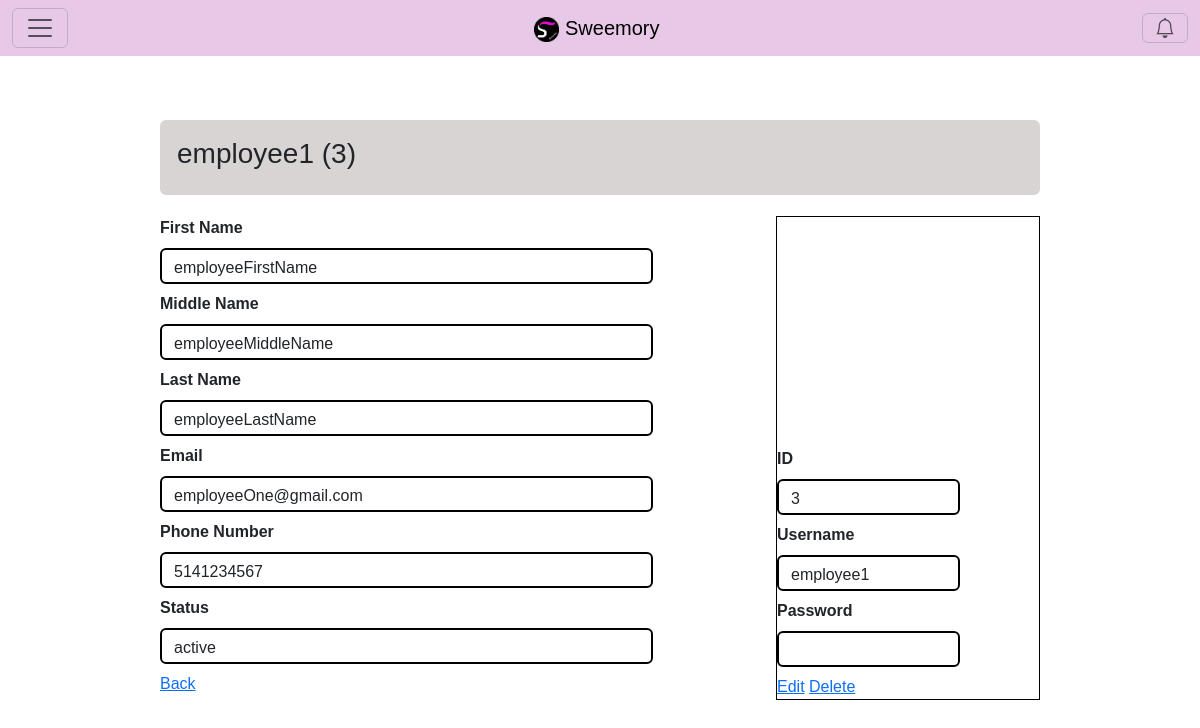
The app's page /ITspecialist/viewUserDetails/3 (signed in), older data.
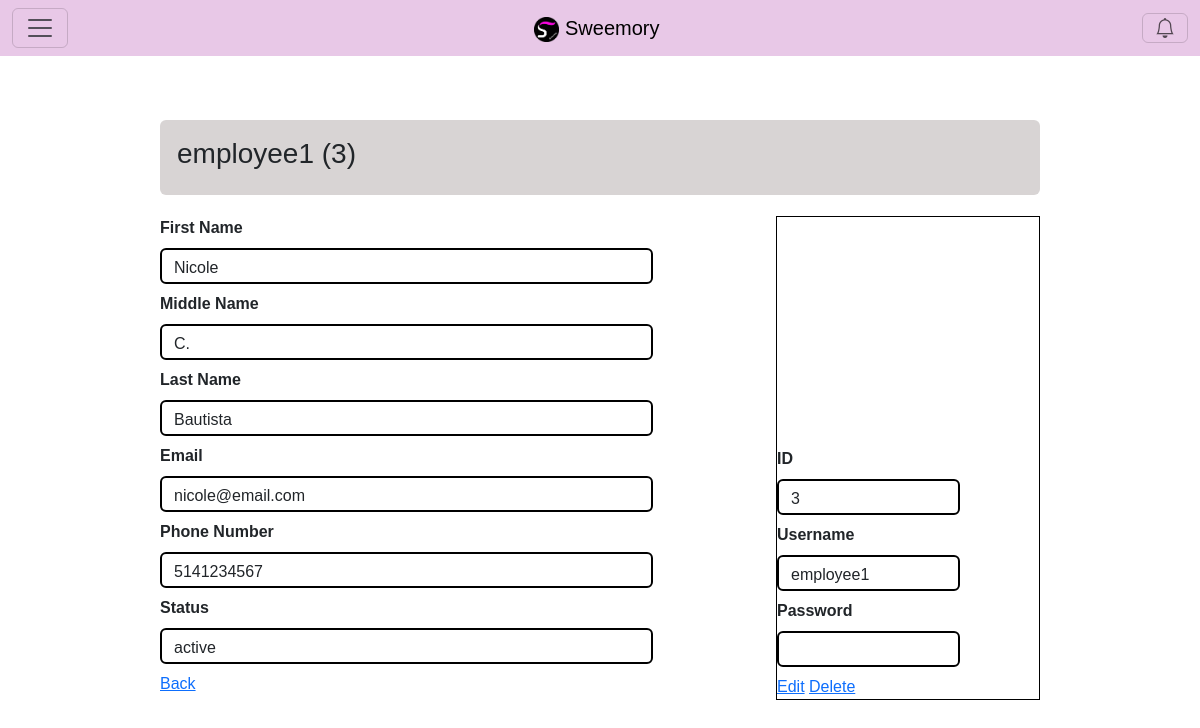
The same page, newer data.
### tables this page shows
CREATE TABLE `profile` (
  `user_id` int(11) NOT NULL,
  `first_name` varchar(50) NOT NULL,
  `middle_name` varchar(50) NOT NULL,
  `last_name` varchar(50) NOT NULL,
  `email` varchar(80) NOT NULL,
  `phone_number` varchar(10) NOT NULL,
  `status` varchar(8) NOT NULL
);

CREATE TABLE `user` (
  `user_id` int(11) NOT NULL,
  `user_type` varchar(12) NOT NULL,
  `username` varchar(50) NOT NULL,
  `password_hash` varchar(72) NOT NULL
);

### app/core/Controller.php (called while the page is built, shortened)
<?php
class Controller
{
    function view($name, $data = [])
    {
        include('app/views/' . $name . '.php');
    }
}

### app/core/App.php (called while the page is built, shortened)
<?php
class App
{
    public function __construct()
    {
        $request = $this->parseUrl($_GET['url'] ?? '');
        $method = 'index';
        if (file_exists('app/controllers/' . $request[0] . '.php'))
        {
            unset($request[0]);
        }
        $controller = new $controller;
        if (isset($request[1]) && method_exists($controller, $request[1]))
        {
            $method = $request[1];
            unset($request[1]);
        }
        $params = array_values($request);
        call_user_func_array([$controller, $method], $params);
    }
    function parseUrl($url)
    {
        return explode('/', trim($url, '/'));
    }
}

### index.php (called while the page is built, shortened)
<?php
new app\core\App;

### app/models/User.php (called while the page is built, shortened)
<?php
class User extends \app\core\Model
{
	public function getUserInfo($user_id)
	{
		$SQL = "SELECT p.status, u.user_id, u.username, p.first_name, p.middle_name, p.last_name, p.email, p.phone_number
			FROM user u
			LEFT JOIN profile p ON u.user_id = p.user_id
			WHERE u.user_id=:user_id";
		$STH = self::$connection->prepare($SQL);
		$data = [
			'user_id'=>$user_id
		];
		$STH->execute($data);
		$STH->setFetchMode(\PDO::FETCH_CLASS, 'app\\models\\User');
		return $STH->fetch();
	}
}

### app/core/autoload.php (called while the page is built, shortened)
<?php
spl_autoload_register(
    function($class_name)
    {
        $class_name = str_replace("\\", DIRECTORY_SEPARATOR, $class_name);
    }
);

### app/views/ITspecialist/viewUserDetails.php (the view, shortened to what this page needs)
<div class="userDetails">
	        <div class="alert" style="background-color: rgb(216,212,212);">
          		<h3><?= $data->username?> (<?= $data->user_id?>)</h3>
	        </div>
	        <dl class="dl-viewUserDetails" style="">
	          	<div class="" style="flex: 70%; " >
			            	<dt class="dt-label"> <?= _('First Name')?> </dt>
			            	<dd class="dd-left"><?=$data->first_name?></dd>
			            	<dt class="dt-label">Middle Name</dt>
			            	<dd class="dd-left"><?=$data->middle_name?></dd>
			            	<dt class="dt-label">Last Name</dt>
			            	<dd class="dd-left"><?=$data->last_name?></dd>
			            	<dt class="dt-label">Email</dt>
			            	<dd class="dd-left"><?=$data->email?></dd>
			            	<dt class="dt-label">Phone Number</dt>
			            	<dd class="dd-left"><?=$data->phone_number?></dd>
			            	<dt  class="dt-label">Status</dt>
			            	<dd  class="dd-left"><?= $data->status?></dd>
		          	<div class="col-4">
	            <a href="/ITspecialist/index" type="submit" class="">Back</a>
          	</div>
				</div>
				<div class="" style="flex: 30%; border: 1px solid black;" >
						<div style=" height: 230px;">
						</div>
		            	<dt class="dt-label">ID</dt>
		            	<dd class="dd-right"><?=$data->user_id?></dd>
			            	<dt class="dt-label">Username</dt>
			            	<dd class="dd-right"><?=$data->username?></dd>
			            	<dt  class="dt-label">Password</dt>
			            	<dd  class="dd-right"><?= $data->password_hash?></dd>
		          	<div class="col-4">
		            	<a href="" class="">Edit</a>
			            <a href="#confirmation" class="">Delete</a>
		          	</div>
				</div>
	        </dl>
</div>

Row changes from the older to the newer data that the page shows:
changed profile "active": first_name "employeeFirstName" → "Nicole"; middle_name "employeeMiddleName" → "C."; last_name "employeeLastName" → "Bautista"; email "employeeOne@gmail.com" → "nicole@email.com"
